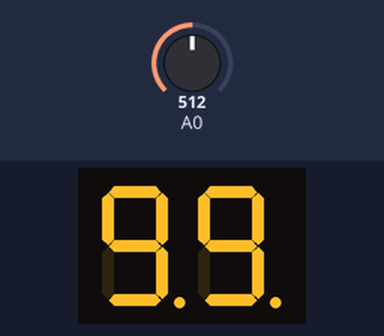
Simulated run of this sketch. Board: Arduino Uno, built with avr-gcc and run on an emulated ATmega328P. Parts: 2-digit seven-segment display. Wiring (inferred from the names in the program): 2-digit 7-segment display, segments lit when HIGH: segments pin 7, pin 6, pin 5, pin 4, pin 3, pin 2, pin 1, pin 0; digit selects pin 8, pin 9. The inputs (shaded band) are chosen by the test bench; at power-on: A0 = 512. The segment pins are drawn as the display they are named for.

Above: at 0.3 s.

The sketch:

sketch_nov30d-multi_segment_controller_single_wire.ino
```cpp
#define time1 1000
#define time2 5

int X;
int i;
int A;
int B;

#define a 7
#define b 6
#define c 5
#define d 4
#define e 3
#define f 2
#define g 1
#define DP 0

#define s1 8
#define s2 9

void setup() {

  pinMode(a,OUTPUT);
  pinMode(b,OUTPUT);
  pinMode(c,OUTPUT);
  pinMode(d,OUTPUT);
  pinMode(e,OUTPUT);
  pinMode(f,OUTPUT);
  pinMode(g,OUTPUT);
  pinMode(DP,OUTPUT);

  pinMode(s1,OUTPUT);
  pinMode(s2,OUTPUT);
}

void loop() {

  i=analogRead(A0);
  X=map(i, 1024, 0, 99, 0);

  A=X/10;
  B=A*10-X;

  if  (A=0){
    zero();
    digitalWrite(s1,0);
    digitalWrite(s2,1);
    delay(5);
  }

  if  (A=1){
    one();
    digitalWrite(s1,0);
    digitalWrite(s2,1);
    delay(5);
  }

  if  (A=2){
    two();
    digitalWrite(s1,0);
    digitalWrite(s2,1);
    delay(5);
  }

  if  (A=3){
    three();
    digitalWrite(s1,0);
    digitalWrite(s2,1);
    delay(5);
  }

  if  (A=4){
    four();
    digitalWrite(s1,0);
    digitalWrite(s2,1);
    delay(5);
  }

  if  (A=5){
    five();
    digitalWrite(s1,0);
    digitalWrite(s2,1);
    delay(5);
  }

  if  (A=6){
    six();
    digitalWrite(s1,0);
    digitalWrite(s2,1);
    delay(5);
  }

  if  (A=7){
    seven();
    digitalWrite(s1,0);
    digitalWrite(s2,1);
    delay(5);
  }

  if  (A=8){
    eight();
    digitalWrite(s1,0);
    digitalWrite(s2,1);
    delay(5);
  }

  if  (A=9){
    nine();
    digitalWrite(s1,0);
    digitalWrite(s2,1);
    delay(5);
  }


  if (B=0){
    zero();
    digitalWrite(s1,1);
    digitalWrite(s2,0);
    delay(5);
  }

  if (B=1){
    one();
    digitalWrite(s1,1);
    digitalWrite(s2,0);
    delay(5);
  }

  if (B=2){
    two();
    digitalWrite(s1,1);
    digitalWrite(s2,0);
    delay(5);
  }

  if (B=3){
    three();
    digitalWrite(s1,1);
    digitalWrite(s2,0);
    delay(5);
  }

  if (B=4){
    four();
    digitalWrite(s1,1);
    digitalWrite(s2,0);
    delay(5);
  }

  if (B=5){
    five();
    digitalWrite(s1,1);
    digitalWrite(s2,0);
    delay(5);
  }

  if (B=6){
    six();
    digitalWrite(s1,1);
    digitalWrite(s2,0);
    delay(5);
  }

  if (B=7){
    seven();
    digitalWrite(s1,1);
    digitalWrite(s2,0);
    delay(5);
  }

  if (B=8){
    eight();
    digitalWrite(s1,1);
    digitalWrite(s2,0);
    delay(5);
  }

  if (B=9){
    nine();
    digitalWrite(s1,1);
    digitalWrite(s2,0);
    delay(5);
  }
}

void zero(){

  digitalWrite(a,1);
  digitalWrite(b,1);
  digitalWrite(c,1);
  digitalWrite(d,1);
  digitalWrite(e,1);
  digitalWrite(f,1);
  digitalWrite(g,0);
  digitalWrite(DP,0);
}


void one(){

  digitalWrite(a,0);
  digitalWrite(b,1);
  digitalWrite(c,1);
  digitalWrite(d,0);
  digitalWrite(e,0);
  digitalWrite(f,0);
  digitalWrite(g,0);
  digitalWrite(DP,1);
}


void two(){

  digitalWrite(a,1);
  digitalWrite(b,1);
  digitalWrite(c,0);
  digitalWrite(d,1);
  digitalWrite(e,1);
  digitalWrite(f,0);
  digitalWrite(g,1);
  digitalWrite(DP,1);
}


void three(){

  digitalWrite(a,1);
  digitalWrite(b,1);
  digitalWrite(c,1);
  digitalWrite(d,1);
  digitalWrite(e,0);
  digitalWrite(f,0);
  digitalWrite(g,1);
  digitalWrite(DP,1);
}


void four(){

  digitalWrite(a,0);
  digitalWrite(b,1);
  digitalWrite(c,1);
  digitalWrite(d,0);
  digitalWrite(e,0);
  digitalWrite(f,1);
  digitalWrite(g,1);
  digitalWrite(DP,1);
}


void five(){

  digitalWrite(a,1);
  digitalWrite(b,0);
  digitalWrite(c,1);
  digitalWrite(d,1);
  digitalWrite(e,0);
  digitalWrite(f,1);
  digitalWrite(g,1);
  digitalWrite(DP,1);
}


void six(){

  digitalWrite(a,1);
  digitalWrite(b,0);
  digitalWrite(c,1);
  digitalWrite(d,1);
  digitalWrite(e,1);
  digitalWrite(f,1);
  digitalWrite(g,1);
  digitalWrite(DP,1);
}


void seven(){

  digitalWrite(a,1);
  digitalWrite(b,1);
  digitalWrite(c,1);
  digitalWrite(d,0);
  digitalWrite(e,0);
  digitalWrite(f,0);
  digitalWrite(g,0);
  digitalWrite(DP,1);
}


void eight(){

  digitalWrite(a,1);
  digitalWrite(b,1);
  digitalWrite(c,1);
  digitalWrite(d,1);
  digitalWrite(e,1);
  digitalWrite(f,1);
  digitalWrite(g,1);
  digitalWrite(DP,1);
}


void nine(){

  digitalWrite(a,1);
  digitalWrite(b,1);
  digitalWrite(c,1);
  digitalWrite(d,1);
  digitalWrite(e,0);
  digitalWrite(f,1);
  digitalWrite(g,1);
  digitalWrite(DP,1);
}
```
